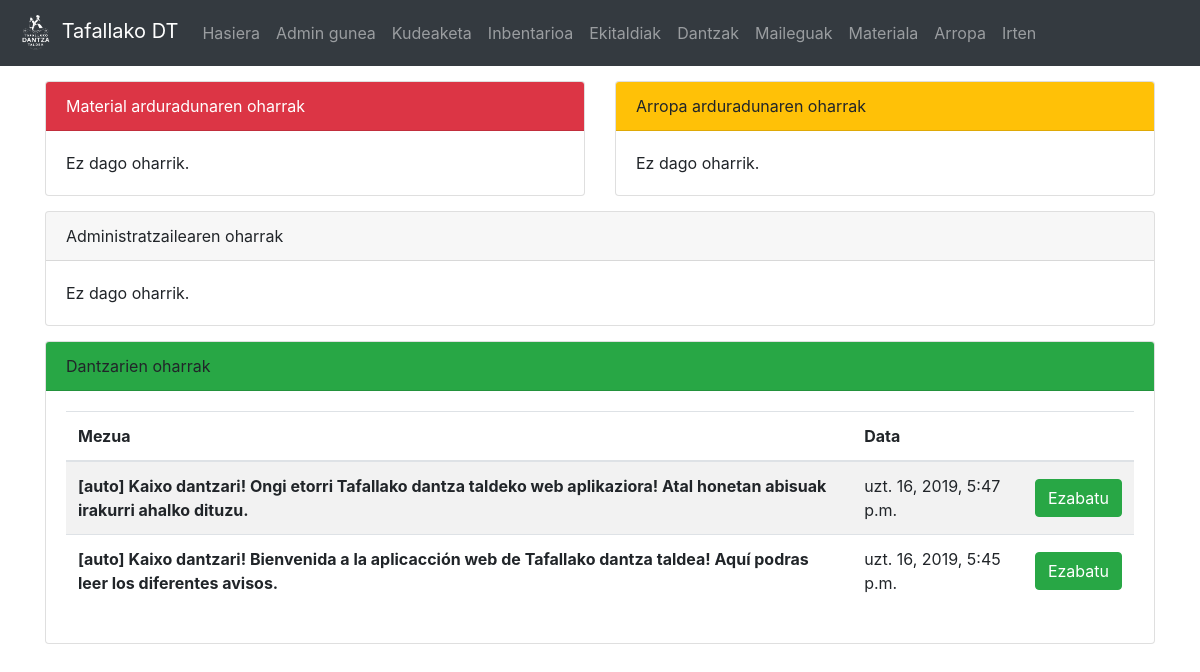
The app's page / (signed in), older data.
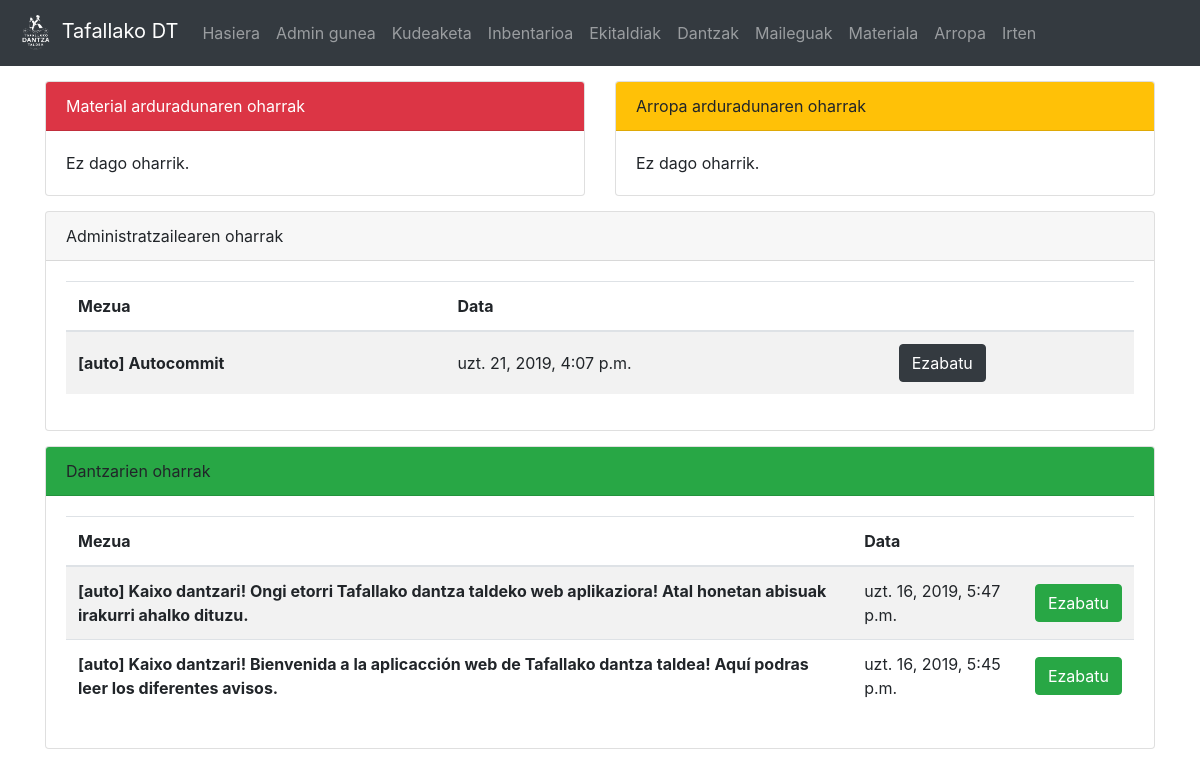
The same page, newer data.
### dantza/models.py (models this page shows, shortened)
class Oharra(models.Model):
	mezua = models.CharField(max_length=200)
	igorlea = models.CharField(max_length=100, default="auto")
	hartzailea = models.CharField(max_length=10, choices = HARTZAILEA)
	data = models.DateTimeField('Oharraren data')
	def __str__(self):
		return "[" + self.igorlea + "] " + self.mezua

### dantza/views.py (the view)
# urls.py: path('', views.index, name = 'index'),
def index(request):
	if 'd' in request.GET:
		delete = request.GET['id']
		Oharra.objects.get(pk=delete).delete()
		return HttpResponseRedirect('/')
	if request.user.is_authenticated:
		if Dantzaria.objects.filter(user=request.user).exists():
			d = Dantzaria.objects.get(user=request.user)
			o_list = Oharra.objects.all()
			return render(request,'dantza/index.html', {'mezuak':o_list})
		else:
			return render(request,'dantza/index.html', {'err':'Ez duzu erregistroa amaitu, sakatu <a href="/signup_end">hemen</a> amaitzeko'})
	return render(request,'dantza/index.html', {})

### dantza/templatetags/auth_extras.py (called while the page is built)
@register.filter(name='has_group')
def has_group(user, group_name):
    return user.groups.filter(name=group_name).exists()

@register.filter(name='messages_for')
def message_for(list,p):
	return list.filter(hartzailea=p)

### templates/dantza/index.html (shortened to what this page needs)
{% extends "dantza/base.html" %}
{% block edukia %}
<div class="container">
{% if request.user.is_authenticated %}
	{% load auth_extras %}
	<div class="row">
		{% if request.user|has_group:"material_arduradunak" %}
			<div class="col" style="margin-top: 15px">
				<div class="card">
					<div class="card-header bg-danger" style="color: white">Material arduradunaren oharrak</div>
					<div class="card-body">
						{% if mezuak and mezuak|messages_for:'MA' %}
							<div class="table-responsive">
								<table class="table table-hover table-striped">
								  <thead>
									<tr>
									  <th scope="col">Mezua</th>
									  <th scope="col">Data</th>
									  <th scope="col"></th>
									</tr>
								  </thead>
								  <tbody>
									{% for m in mezuak|messages_for:'MA' %}
											<tr>
											  <th scope="row" style="vertical-align:middle;">{{ m }}</th>
											  <td style="vertical-align:middle;">{{ m.data }}</td>
											  <td style="vertical-align:middle;">
												  <a class="btn btn-danger" href="?d&id={{ m.pk }}">Ezabatu</a>
											  </td>
										  </tr>
									{% endfor %}
									</tbody>
								</table>
							</div>
						{% else %}
							Ez dago oharrik.
						{% endif %}
					</div>
				</div>
			</div>
		{% endif %}
		{% if request.user|has_group:"arropa_arduradunak" %}
			<div class="col" style="margin-top: 15px">
				<div class="card">
					<div class="card-header bg-warning">Arropa arduradunaren oharrak</div>
					<div class="card-body">
						{% if mezuak and mezuak|messages_for:'AA' %}
							<div class="table-responsive">
								<table class="table table-hover table-striped">
								  <thead>
									<tr>
									  <th scope="col">Mezua</th>
									  <th scope="col">Data</th>
									  <th scope="col"></th>
									</tr>
								  </thead>
								  <tbody>
									{% for m in mezuak|messages_for:'AA' %}
											<tr>
											  <th scope="row" style="vertical-align:middle;">{{ m }}</th>
											  <td style="vertical-align:middle;">{{ m.data }}</td>
											  <td style="vertical-align:middle;">
												  <a class="btn btn-warning" href="?d&id={{ m.pk }}">Ezabatu</a>
											  </td>
										  </tr>
									{% endfor %}
									</tbody>
								</table>
							</div>
						{% else %}
							Ez dago oharrik.
						{% endif %}
					</div>
				</div>
			</div>
		{% endif %}
		{% if request.user.is_superuser %}
			<div class="col-12" style="margin-top: 15px">
				<div class="card">
					<div class="card-header">Administratzailearen oharrak</div>
					<div class="card-body">
						{% if mezuak and mezuak|messages_for:'AD' %}
							<div class="table-responsive">
								<table class="table table-hover table-striped">
								  <thead>
									<tr>
									  <th scope="col">Mezua</th>
									  <th scope="col">Data</th>
									  <th scope="col"></th>
									</tr>
								  </thead>
								  <tbody>
									{% for m in mezuak|messages_for:'AD' %}
											<tr>
											  <th scope="row" style="vertical-align:middle;">{{ m | safe }}</th>
											  <td style="vertical-align:middle;">{{ m.data }}</td>
											  <td style="vertical-align:middle;">
												  <a class="btn btn-dark" href="?d&id={{ m.pk }}">Ezabatu</a>
											  </td>
										  </tr>
									{% endfor %}
									</tbody>
								</table>
							</div>
						{% else %}
							Ez dago oharrik.
						{% endif %}
					</div>
				</div>
			</div>
		{% endif %}
		<div class="col-12" style="margin-top: 15px">
			<div class="card">
				<div class="card-header bg-success">Dantzarien oharrak</div>
				<div class="card-body">
					{% if mezuak and mezuak|messages_for:'DT' %}
						<div class="table-responsive">
							<table class="table table-hover table-striped">
							  <thead>
								<tr>
								  <th scope="col">Mezua</th>
								  <th scope="col">Data</th>
								  {% if request.user.is_superuser %}
								  	<th scope="col"></th>
								  {% endif %}
								</tr>
							  </thead>
							  <tbody>
								{% for m in mezuak|messages_for:'DT' %}
										<tr>
										  <th scope="row" style="vertical-align:middle;">{{ m | safe }}</th>
										  <td style="vertical-align:middle;">{{ m.data }}</td>
										  {% if request.user.is_superuser %}
										  <td style="vertical-align:middle;">
											  <a class="btn btn-success" href="?d&id={{ m.pk }}">Ezabatu</a>
										  </td>
										  {% endif %}
									  </tr>
								{% endfor %}
								</tbody>
							</table>
						</div>
					{% else %}
						Ez dago oharrik.
					{% endif %}
				</div>
			</div>
		</div>
	</div>
{% endif %}
</div>
{% endblock edukia %}

### templates/dantza/base.html (shortened to what this page needs)
<!doctype html>
<html lang="en">
  <head>
    <link rel="stylesheet" href="https://stackpath.bootstrapcdn.com/bootstrap/4.3.1/css/bootstrap.min.css">
  </head>
  <body>
		<nav class="navbar navbar-expand-lg navbar-dark bg-dark">
		  <a class="navbar-brand" href="/">
			  {% load static %}
			  <img src="{% static "logo.png" %}" width="40" height="40" alt="[logo]">
			  Tafallako DT</a>
		  <div class="collapse navbar-collapse" id="navbarNavAltMarkup">
			<div class="navbar-nav">
			  <a class="nav-item nav-link" href="/">Hasiera <span class="sr-only">(current)</span></a>
				{% if request.user.is_authenticated %}
					{% if request.user.is_superuser %}
						<a class="nav-item nav-link" href="/admin" target="_blank">Admin gunea</a>
						<a class="nav-item nav-link" href="/dashboard">Kudeaketa</a>
					{% else %}
						{% load auth_extras %}
					{% endif %}
					<a class="nav-item nav-link" href="/inbentarioa">Inbentarioa</a>
					<a class="nav-item nav-link" href="/ekitaldiak">Ekitaldiak</a>
					<a class="nav-item nav-link" href="/dantzak">Dantzak</a>
					{% if request.user.is_superuser or request.user|has_group:"material_arduradunak" or request.user|has_group:"arropa_arduradunak" %}
						<a class="nav-item nav-link" href="/maileguak">Maileguak</a>
					{% endif %}
					{% if request.user|has_group:"material_arduradunak" %}
						<a class="nav-item nav-link" href="/materiala">Materiala</a>
					{% endif %}
					{% if request.user|has_group:"arropa_arduradunak" %}
						<a class="nav-item nav-link" href="/arropa">Arropa</a>
					{% endif %}
					<a class="nav-item nav-link" href="/logout">Irten</a>
				{% else %}
			  		<a class="nav-item nav-link" href="/signup">Erregistratu</a>
			  		<a class="nav-item nav-link" href="/login">Login egin</a>
				{% endif %}
			</div>
		  </div>
		</nav>
	  <div class="container-fluid">
    {% block edukia%}
	{% endblock edukia %}
	  </div>
  </body>
</html>

Row changes from the older to the newer data that the page shows:
added Oharra: igorlea+mezua "[auto] Autocommit", data "uzt. 21, 2019, 4:07 p.m."
Text that changed along with them:
text no longer shown: "Ez dago oharrik."
text now shown: "Mezua Data"
